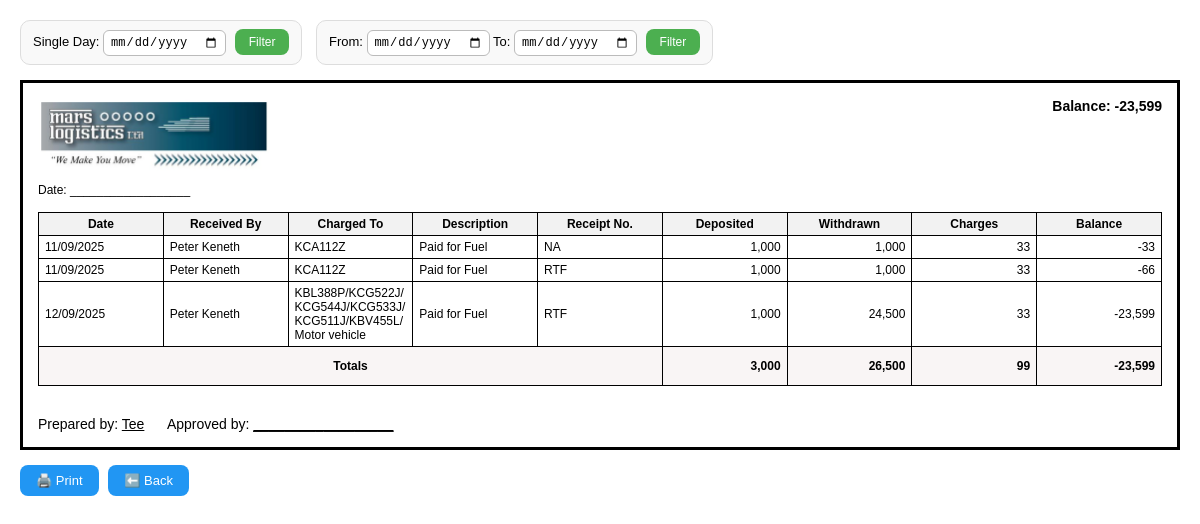
The page /pettycash/summary/ (signed in) on the database as committed earlier.
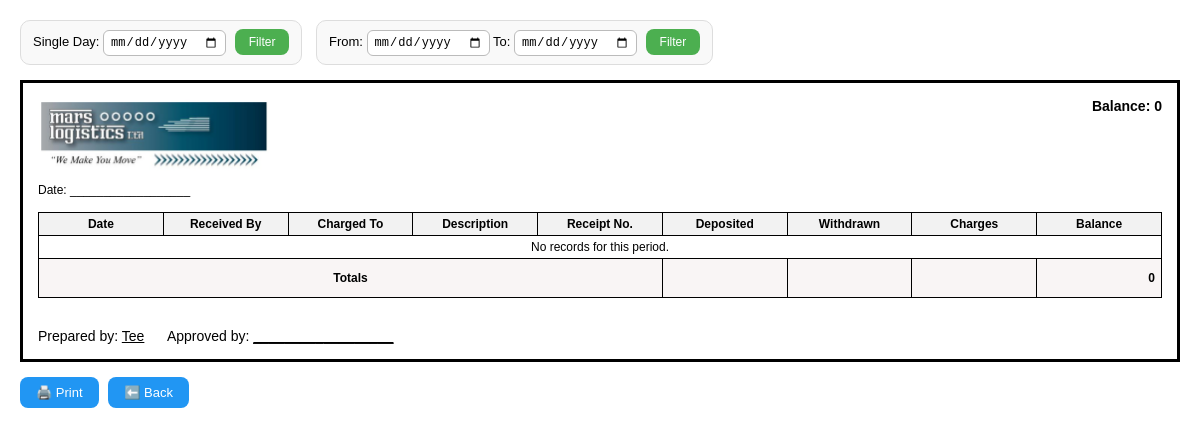
The same page on the database as committed later.
### cashflow/models.py (models this page shows, shortened)
class Expense(models.Model):
    STATUS_CHOICES = [
        ("Pending", "Pending"),
        ("Approved", "Approved"),
        ("Rejected", "Rejected"),
        ("Locked", "Locked"),
    ]
    date = models.DateField(default=timezone.now)
    received_by = models.CharField(max_length=255, null=True, blank=True)
    charged_to = models.CharField(max_length=255)
    description = models.TextField()
    receipt_no = models.CharField(max_length=100, blank=True, null=True)
    amount_deposited = models.DecimalField(max_digits=12, decimal_places=2, default=0)
    amount_withdrawn = models.DecimalField(max_digits=12, decimal_places=2, default=0)
    withdrawal_charges = models.DecimalField(max_digits=12, decimal_places=2, default=0)
    running_balance = models.DecimalField(max_digits=12, decimal_places=2, default=0)
    status = models.CharField(max_length=20, choices=STATUS_CHOICES, default="Pending")
    uploaded_by = models.ForeignKey(
        User,
        on_delete=models.SET_NULL,
        null=True,
        blank=True,
        related_name="uploaded_expenses"
    )
    approved_by = models.ForeignKey(
        User,
        on_delete=models.SET_NULL,
        null=True,
        blank=True,
        related_name="approved_expenses"
    )
    approved_at = models.DateTimeField(null=True, blank=True)

### cashflow/views.py (the view)
# urls.py: path("pettycash/summary/", views.pettycash_summary, name="pettycash_summary"),
def pettycash_summary(request):
    day_str = request.GET.get('day')
    start_date_str = request.GET.get('start_date')
    end_date_str = request.GET.get('end_date')
    day = start_date = end_date = None
    try:
        if day_str:
            day = datetime.strptime(day_str, "%Y-%m-%d").date()
        if start_date_str:
            start_date = datetime.strptime(start_date_str, "%Y-%m-%d").date()
        if end_date_str:
            end_date = datetime.strptime(end_date_str, "%Y-%m-%d").date()
    except ValueError:
        pass
    expenses = Expense.objects.all()
    if day:
        expenses = expenses.filter(date=day)
    elif start_date and end_date:
        expenses = expenses.filter(date__range=[start_date, end_date])
    totals = expenses.aggregate(
        deposited=Sum('amount_deposited') or 0,
        withdrawn=Sum('amount_withdrawn') or 0,
        withdrawal_charges=Sum('withdrawal_charges') or 0
    )
    last_balance = expenses.last().running_balance if expenses.exists() else 0
    context = {
        'expenses': expenses,
        'totals': totals,
        'last_balance': last_balance,
        'prepared_by': request.user.get_full_name() or request.user.username,
        'approved_by': None,
        'day': day,
        'start_date': start_date,
        'end_date': end_date,
    }
    return render(request, 'cashflow/pettycash_summary.html', context)

### cashflow/templates/cashflow/pettycash_summary.html (shortened to what this page needs)
{% load humanize %}
{% load static %}
<!DOCTYPE html>
<html lang="en">
<head>
</head>
<body>
  <div class="controls">
    <form method="get">
      <label>Single Day: <input type="date" name="day" value="{{ day }}"></label>
      <button type="submit">Filter</button>
    </form>
    <form method="get">
      <label>From: <input type="date" name="start_date" value="{{ start_date }}"></label>
      <label>To: <input type="date" name="end_date" value="{{ end_date }}"></label>
      <button type="submit">Filter</button>
    </form>
  </div>
  <div class="report-container">
    <div class="header">
      <div class="logo">
        <img src="{% static 'cashflow/images/mars_logo1.jpg' %}" alt="Logo">
        <div>
          {% if day %}
            Date: {{ day|date:"d/m/Y" }}
          {% elif start_date and end_date %}
            {% if start_date == end_date %}
              Date: {{ start_date|date:"d/m/Y" }}
            {% else %}
              From: {{ start_date|date:"d/m/Y" }} through {{ end_date|date:"d/m/Y" }}
            {% endif %}
          {% else %}
            Date: __________________
          {% endif %}
        </div>
      </div>
      <div class="balance-top">
        Balance: {{ last_balance|floatformat:0|intcomma }}
      </div>
    </div>
    <table>
      <thead>
        <tr>
          <th>Date</th>
          <th>Received By</th>
          <th>Charged To</th>
          <th>Description</th>
          <th>Receipt No.</th>
          <th>Deposited</th>
          <th>Withdrawn</th>
          <th>Charges</th>
          <th>Balance</th>
        </tr>
      </thead>
      <tbody>
        {% for exp in expenses %}
        <tr>
          <td>{{ exp.date|date:"d/m/Y" }}</td>
          <td>{{ exp.received_by|default:"__________________" }}</td>
          <td>{{ exp.charged_to }}</td>
          <td>{{ exp.description }}</td>
          <td>{{ exp.receipt_no }}</td>
          <td class="number-cell">{{ exp.amount_deposited|default:"0"|floatformat:0|intcomma }}</td>
          <td class="number-cell">{{ exp.amount_withdrawn|default:"0"|floatformat:0|intcomma }}</td>
          <td class="number-cell">{{ exp.withdrawal_charges|default:"0"|floatformat:0|intcomma }}</td>
          <td class="number-cell">{{ exp.running_balance|floatformat:0|intcomma }}</td>
        </tr>
        {% empty %}
        <tr>
          <td colspan="9" style="text-align:center;">No records for this period.</td>
        </tr>
        {% endfor %}
      </tbody>
      <tfoot>
        <tr>
          <td colspan="5" style="text-align:center;">Totals</td>
          <td class="number-cell">{{ totals.deposited|floatformat:0|intcomma }}</td>
          <td class="number-cell">{{ totals.withdrawn|floatformat:0|intcomma }}</td>
          <td class="number-cell">{{ totals.withdrawal_charges|floatformat:0|intcomma }}</td>
          <td class="number-cell">{{ last_balance|floatformat:0|intcomma }}</td>
        </tr>
      </tfoot>
    </table>
    <div class="footer">
      Prepared by: <u>{{ prepared_by }}</u> &nbsp;&nbsp;&nbsp;&nbsp;
      Approved by: <u>{% if approved_by %}{{ approved_by }}{% else %}__________________{% endif %}</u>
    </div>
  </div>
  <div class="buttons">
    <button onclick="window.print()">🖨️ Print</button>
    <button onclick="window.location.href='/dashboard/'">⬅️ Back</button>
  </div>
</body>
</html>

### cashflow/templates/cashflow/pettycash_summary.html (style rules this page uses)
body { font-family: Arial, sans-serif; font-size: 13px; margin: 20px; }
.report-container { border: 3px solid black; padding: 15px; margin: 10px auto; }
.header { display: flex; justify-content: space-between; align-items: flex-start; margin-bottom: 15px; }
.logo { text-align: left; }
.logo img { height: 80px; width: auto; display: block; margin-bottom: 5px; }
.logo div { font-size: 12px; }
.balance-top { font-weight: bold; font-size: 14px; padding-right: 0; }
table { width: 100%; border-collapse: collapse; table-layout: fixed; word-wrap: break-word; }
th, td { border: 1px solid black; padding: 4px 6px; font-size: 12px; }
th { text-align: center; background: #f2f2f2; }
tfoot td { font-weight: bold; text-align: right; background: #f9f5f5; padding: 12px 6px; }
.number-cell { text-align: right; }
.footer { margin-top: 30px; font-size: 14px; }
.controls { margin-bottom: 15px; }
.controls form { display: inline-block; background: #f9f9f9; padding: 8px 12px; border: 1px solid #ddd; border-radius: 10px; margin-right: 10px; }
.controls input[type="date"] { padding: 4px 6px; border: 1px solid #bbb; border-radius: 6px; font-size: 12px; }
.controls button { background: #4CAF50; border: none; color: white; padding: 6px 14px; margin-left: 5px; border-radius: 8px; cursor: pointer; font-size: 12px; }
.buttons { margin-top: 15px; }
.buttons button { background: #2196F3; border: none; color: white; padding: 8px 16px; margin-right: 6px; border-radius: 8px; cursor: pointer; font-size: 13px; }

Rows that differ between the two databases and show on the page:
removed Expense: running_balance "-23,599", date "12/09/2025", received_by "Peter Keneth", charged_to "KBL388P/KCG522J/KCG544J/KCG533J/KCG511J/KBV455L/Motor vehicle", description "Paid for Fuel", receipt_no "RTF", amount_deposited "1,000", amount_withdrawn "24,500", withdrawal_charges "33"
removed Expense: date "11/09/2025", received_by "Peter Keneth", charged_to "KCA112Z", description "Paid for Fuel", receipt_no "NA", amount_deposited "1,000", amount_withdrawn "1,000", withdrawal_charges "33", running_balance "-33"
removed Expense: date "11/09/2025", received_by "Peter Keneth", charged_to "KCA112Z", description "Paid for Fuel", receipt_no "RTF", amount_deposited "1,000", amount_withdrawn "1,000", withdrawal_charges "33", running_balance "-66"
Other text that changed with them:
{{ last_balance|floatformat:0|intcomma }}: (not shown) → "0"
{{ totals.deposited|floatformat:0|intcomma }}: "3,000" → (not shown)
{{ totals.withdrawn|floatformat:0|intcomma }}: "26,500" → (not shown)
{{ totals.withdrawal_charges|floatformat:0|intcomma }}: "99" → (not shown)
text now shown: "No records for this period."
